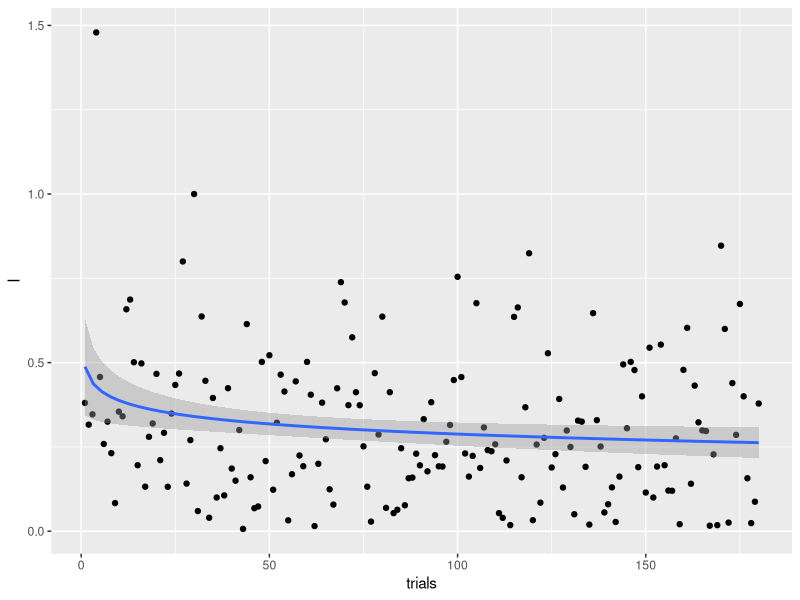
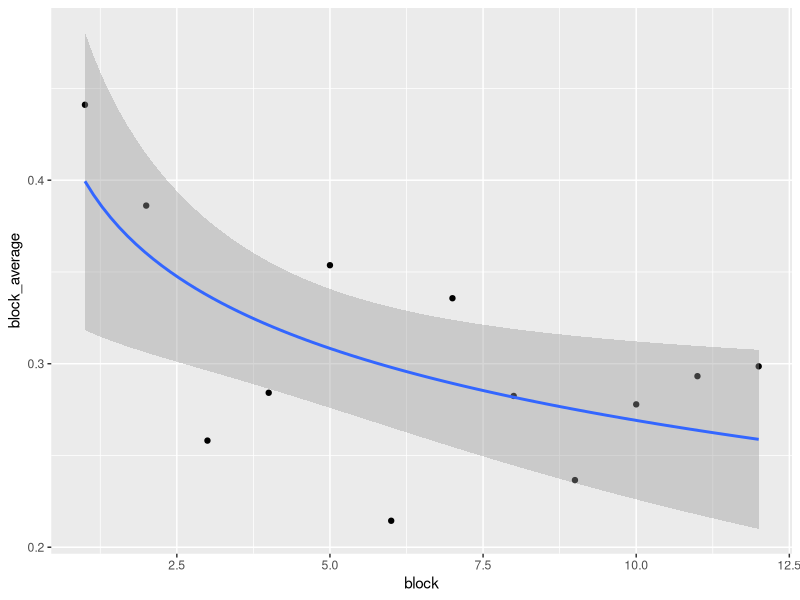

Generate these figures, in order, with R:
setwd("F:/Tools/Rworkspace/FYP-data-analysis/Group analysis/TT individual")
library("ggplot2")
library("BayesFactor")
data <- read.csv("individual data.csv", header = TRUE)

I <- data$X68965
blockma <- matrix(I, ncol = 15, byrow = TRUE)
block_average <- apply(blockma, 1, mean)
block <- 1:12
trial <- 1:180
logI <- log(I)
logB <- log(block_average)
data1 <- data.frame(trial, block, block_average, logI, logB)

# logrithmic regression for trials and block average
fitT <- lm(log(I) ~ trials, data=data)
summary(fitT)
bfT <- regressionBF(logI ~ trial, data=data1)
extractBF(bfT)
fitB <- lm(log(block_average) ~ block)
summary(fitB)
bfB <- regressionBF(logB ~ block, data=data1)
extractBF(bfB)

plot.trial <- ggplot(data,aes(trials, I)) + 
  geom_point() + 
  geom_smooth(method=lm, formula=y~log(x))
plot.trial
plot.block <- ggplot(mapping = aes(block, block_average)) + 
  geom_point() + 
  geom_smooth(method=lm, formula=y~log(x))
plot.block
